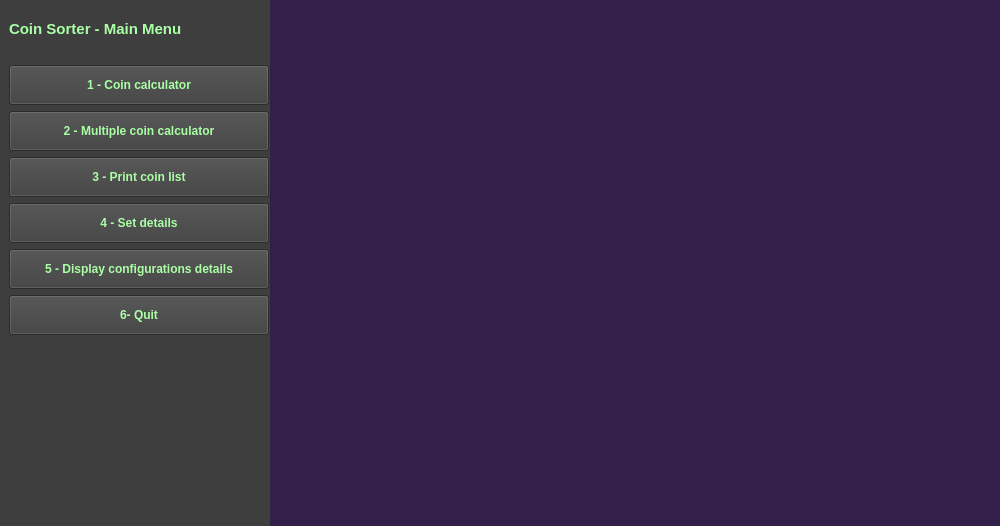
<?xml version="1.0" encoding="UTF-8"?>
<ui version="4.0">
 <class>MainWindow</class>
 <widget class="QMainWindow" name="MainWindow">
  <property name="geometry">
   <rect>
    <x>0</x>
    <y>0</y>
    <width>1000</width>
    <height>526</height>
   </rect>
  </property>
  <property name="minimumSize">
   <size>
    <width>1000</width>
    <height>500</height>
   </size>
  </property>
  <property name="windowTitle">
   <string>MainWindow</string>
  </property>
  <property name="styleSheet">
   <string notr="true"/>
  </property>
  <widget class="QWidget" name="centralwidget">
   <layout class="QHBoxLayout" name="horizontalLayout">
    <property name="spacing">
     <number>0</number>
    </property>
    <property name="leftMargin">
     <number>0</number>
    </property>
    <property name="topMargin">
     <number>0</number>
    </property>
    <property name="rightMargin">
     <number>0</number>
    </property>
    <property name="bottomMargin">
     <number>0</number>
    </property>
    <item>
     <widget class="QFrame" name="frame">
      <property name="frameShape">
       <enum>QFrame::StyledPanel</enum>
      </property>
      <property name="frameShadow">
       <enum>QFrame::Raised</enum>
      </property>
      <widget class="QFrame" name="Menu_Bar">
       <property name="geometry">
        <rect>
         <x>0</x>
         <y>-10</y>
         <width>278</width>
         <height>541</height>
        </rect>
       </property>
       <property name="autoFillBackground">
        <bool>false</bool>
       </property>
       <property name="styleSheet">
        <string notr="true">background-color:rgb(62, 62, 62);</string>
       </property>
       <property name="frameShape">
        <enum>QFrame::NoFrame</enum>
       </property>
       <property name="frameShadow">
        <enum>QFrame::Raised</enum>
       </property>
       <layout class="QVBoxLayout" name="verticalLayout">
        <item>
         <widget class="QLabel" name="Main_Menu_Label">
          <property name="minimumSize">
           <size>
            <width>0</width>
            <height>60</height>
           </size>
          </property>
          <property name="font">
           <font>
            <pointsize>11</pointsize>
            <weight>75</weight>
            <bold>true</bold>
           </font>
          </property>
          <property name="styleSheet">
           <string notr="true">color:rgb(170, 255, 165);</string>
          </property>
          <property name="text">
           <string>Coin Sorter - Main Menu</string>
          </property>
         </widget>
        </item>
        <item>
         <widget class="QPushButton" name="btn_menu_1">
          <property name="minimumSize">
           <size>
            <width>0</width>
            <height>40</height>
           </size>
          </property>
          <property name="font">
           <font>
            <pointsize>9</pointsize>
            <weight>75</weight>
            <bold>true</bold>
           </font>
          </property>
          <property name="styleSheet">
           <string notr="true">QPushButton{
color:rgb(170, 255, 165);
background-color: rgb(62, 62, 62);
}
QPushButton:hover{
background-color:rgb(51, 32, 74);
}</string>
          </property>
          <property name="text">
           <string>1 - Coin calculator</string>
          </property>
         </widget>
        </item>
        <item>
         <widget class="QPushButton" name="pushButton">
          <property name="minimumSize">
           <size>
            <width>0</width>
            <height>40</height>
           </size>
          </property>
          <property name="font">
           <font>
            <pointsize>9</pointsize>
            <weight>75</weight>
            <bold>true</bold>
           </font>
          </property>
          <property name="styleSheet">
           <string notr="true">QPushButton{
color:rgb(170, 255, 165);
background-color: rgb(62, 62, 62);
}
QPushButton:hover{
background-color:rgb(51, 32, 74);
}</string>
          </property>
          <property name="text">
           <string>2 - Multiple coin calculator</string>
          </property>
         </widget>
        </item>
        <item>
         <widget class="QPushButton" name="pushButton_2">
          <property name="minimumSize">
           <size>
            <width>0</width>
            <height>40</height>
           </size>
          </property>
          <property name="font">
           <font>
            <pointsize>9</pointsize>
            <weight>75</weight>
            <bold>true</bold>
           </font>
          </property>
          <property name="styleSheet">
           <string notr="true">QPushButton{
color:rgb(170, 255, 165);
background-color: rgb(62, 62, 62);
}
QPushButton:hover{
background-color:rgb(51, 32, 74);
}</string>
          </property>
          <property name="text">
           <string>3 - Print coin list</string>
          </property>
         </widget>
        </item>
        <item>
         <widget class="QPushButton" name="btn_menu_2">
          <property name="sizePolicy">
           <sizepolicy hsizetype="Minimum" vsizetype="Minimum">
            <horstretch>0</horstretch>
            <verstretch>0</verstretch>
           </sizepolicy>
          </property>
          <property name="minimumSize">
           <size>
            <width>0</width>
            <height>40</height>
           </size>
          </property>
          <property name="font">
           <font>
            <pointsize>9</pointsize>
            <weight>75</weight>
            <bold>true</bold>
           </font>
          </property>
          <property name="styleSheet">
           <string notr="true">QPushButton{
color:rgb(170, 255, 165);
background-color: rgb(62, 62, 62);
}
QPushButton:hover{
background-color:rgb(51, 32, 74);
}</string>
          </property>
          <property name="text">
           <string>4 - Set details</string>
          </property>
         </widget>
        </item>
        <item>
         <widget class="QPushButton" name="btn_menu_3">
          <property name="sizePolicy">
           <sizepolicy hsizetype="Minimum" vsizetype="Fixed">
            <horstretch>0</horstretch>
            <verstretch>0</verstretch>
           </sizepolicy>
          </property>
          <property name="minimumSize">
           <size>
            <width>0</width>
            <height>40</height>
           </size>
          </property>
          <property name="font">
           <font>
            <pointsize>9</pointsize>
            <weight>75</weight>
            <bold>true</bold>
           </font>
          </property>
          <property name="styleSheet">
           <string notr="true">QPushButton{
color:rgb(170, 255, 165);
background-color: rgb(62, 62, 62);
}
QPushButton:hover{
background-color:rgb(51, 32, 74);
}</string>
          </property>
          <property name="text">
           <string>5 - Display configurations details</string>
          </property>
         </widget>
        </item>
        <item>
         <widget class="QPushButton" name="btn_menu_4">
          <property name="minimumSize">
           <size>
            <width>0</width>
            <height>40</height>
           </size>
          </property>
          <property name="font">
           <font>
            <pointsize>9</pointsize>
            <weight>75</weight>
            <bold>true</bold>
           </font>
          </property>
          <property name="styleSheet">
           <string notr="true">QPushButton{
color:rgb(170, 255, 165);
background-color: rgb(62, 62, 62);
}
QPushButton:hover{
background-color:rgb(51, 32, 74);
}</string>
          </property>
          <property name="text">
           <string>6- Quit</string>
          </property>
         </widget>
        </item>
        <item>
         <spacer name="verticalSpacer">
          <property name="orientation">
           <enum>Qt::Vertical</enum>
          </property>
          <property name="sizeHint" stdset="0">
           <size>
            <width>20</width>
            <height>40</height>
           </size>
          </property>
         </spacer>
        </item>
       </layout>
      </widget>
      <widget class="QFrame" name="Content">
       <property name="geometry">
        <rect>
         <x>270</x>
         <y>0</y>
         <width>741</width>
         <height>551</height>
        </rect>
       </property>
       <property name="autoFillBackground">
        <bool>false</bool>
       </property>
       <property name="styleSheet">
        <string notr="true">
background-color:rgb(51, 32, 74);</string>
       </property>
       <property name="frameShape">
        <enum>QFrame::NoFrame</enum>
       </property>
       <property name="frameShadow">
        <enum>QFrame::Raised</enum>
       </property>
       <widget class="QStackedWidget" name="stackedWidget">
        <property name="geometry">
         <rect>
          <x>10</x>
          <y>49</y>
          <width>681</width>
          <height>181</height>
         </rect>
        </property>
        <property name="currentIndex">
         <number>1</number>
        </property>
        <widget class="QWidget" name="page_3"/>
        <widget class="QWidget" name="page_4"/>
       </widget>
      </widget>
     </widget>
    </item>
   </layout>
  </widget>
 </widget>
 <resources/>
 <connections/>
</ui>
